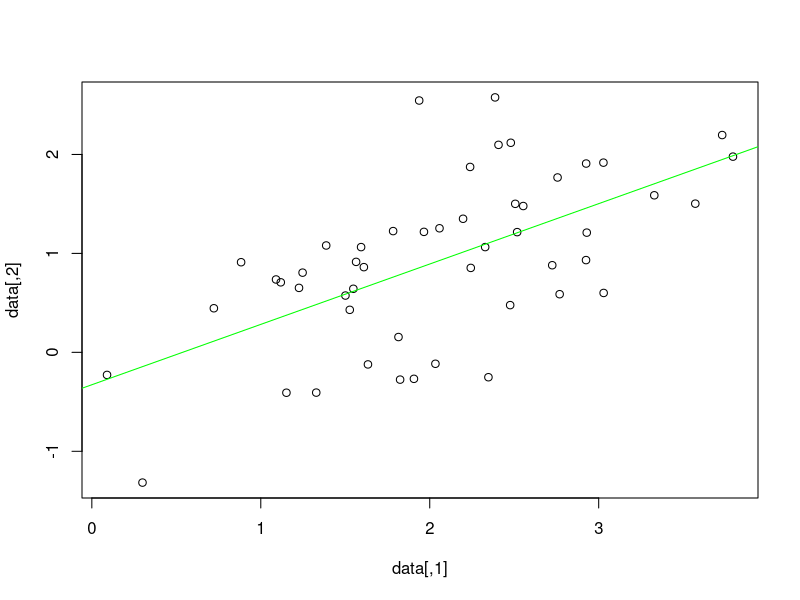
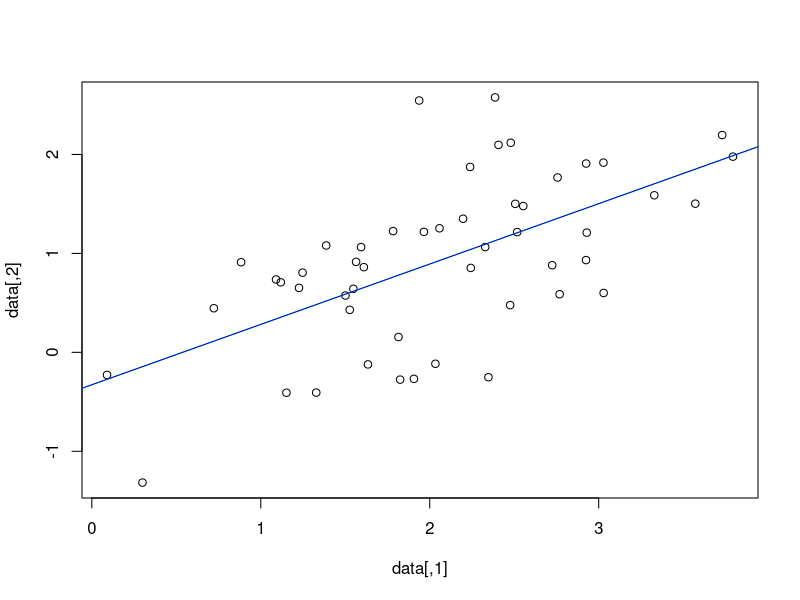
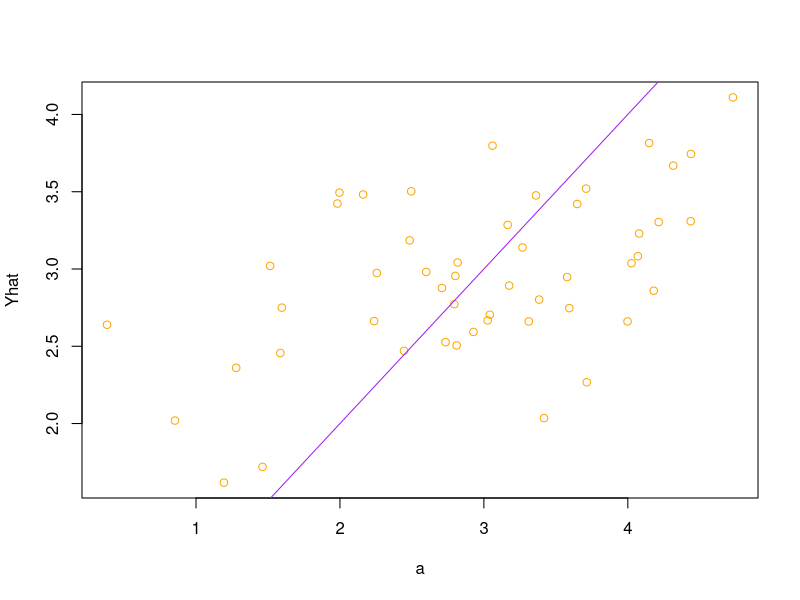

The R source for these figures, in order: (Note: this script raises an error after producing the figures.)
## Week 4 - Homework

# ----> Question 1 and 2 

# As we have seen in class, the problem with our regression model is that
# it corresponds to the following model : Y = ßX where ß does not include 
# the intercept. Our line does not fin R line, because R tales into accont
# the intercept. 
# Thus we now want to take into account the intercept. The extended model is : 
# Y=Xaß  where Xa is the 10x2 matrix with only one in the first column 
# and whose second column equals X and ß = [ß_0 ß_1]^-(1)
# (Xa stands for X adjusted)

# We thus need to go from the object X we used in class to the objet Xa

require(MASS)

# First, we set the correlation parameter and the mean
beta = 0.5
SIGMA = matrix(c(1,beta,beta,1), ncol=2)
MU = c(2.0, 1.0)

# Second, we set the sample size
N = 50

# Third, we draw your sample
data <- mvrnorm(N, mu = MU, Sigma = SIGMA)
dim(data)
data[1:10,]
plot(data)
abline(lm(data[,2]~data[,1]), col="green")

# Now we build our regression model.
# First, we define Y and X
y <- data[, 2]
X <- data [, 1]

# Now we want to go to Xa
# To do this we will create a vector of dim 10 with only ones which we are 
# going to merge with the X vector to obtain the 2x10 matrix Xa

one <- c(rep(1, 50))
Xa <- cbind(one, X)

# Now we can use the formula and do the computations. Instead of giving a 
# single value for beta, it is going to be a vector with 
# 2 components : ß_0 and ß_1 :

XaT = t(Xa)
XaTXa = XaT%*%Xa
invXaTXa = solve(XaTXa)
XaTy = XaT%*%y
Beta = invXaTXa %*% XaTy
Beta
Beta[2]

# Now add this line to the plot
plot(data)
abline(lm(data[,2]~data[,1]), col="green") # regression line (y~x) 
abline(a=Beta[1], b=Beta[2], col="blue")

# Now our line fits to the R line ! 

# ----> Question 3

# Now we want to draw a sample from a tri-dimensional randow variable. 
# Now we are thus defining SIGMA2 as a 3x3 variance-covariance matrix,
# and MU as a vector with 3 elements to build our data. 

beta1 = 0.5
SIGMA2 = matrix(c(1,beta,beta,beta,1,beta,beta,beta,1), ncol=3)
MU2 = c(3.0, 2.0, 1.0)
N = 50
data2 <- mvrnorm(N, mu = MU2, Sigma = SIGMA2)

# Now our model looks like : 
# y(i) = ß0 + ß1x1(i) + ß2x2(i) (where i is in [1;50])
# Thus we will draw two things from our sample: Y first, and then X which 
# is a 50x2 matrix which first columns represent the vector of x1(i) and 
# second column represent the vectors of x2(i). (To avoid repeating code 
# i use a instead of y and B instead of Xa)

a <- data2[, 1]
X1 <- data2[, 2]
X2 <- data2[, 3]
B <- cbind(one,X1, X2)

BT = t(B)
BTB = BT%*%B
invBTB = solve(BTB)
BTa = BT%*%a
BETA = invBTB %*% BTa
BETA

# We can check the fit of the model by plotting predicted a (Yhat)
# and empirical a (a) on the same plot

Yhat <- B %*% BETA 

plot(a, Yhat, type="p", col="orange")
abline(a=0, b=1, col="purple")

# It is not super fitted but this was random draws so we should not
# be expected a great fitting ! 


# ----> Question 4

# We want to write a function that works like this : 
  # INPUT : MU, SIGMA, N 
  # PROCESS : using them to a) build a sample b) from which we draw 
  # one vector (Y) and a matrix X c) make the computations 
  # OUTPUT : beta 
# So, first, we can see that Beta is always defined as 
# beta <- solve(t(X) %*% X) %*% t(X) %*% Y
# We are going to use this in the output.

# We define first our variables : 

I <- 5 
beta <- runif(1)
Mu <- rep(0, i)
Sig <- matrix(0, ncol=5, nrow=5, byrow=T)
n <- sample(100:200, 1)

for(j in (1:I)) {
  Mu[j] <- sample(1:6, 1)
}
Mu

for(k in 1:I){
for(s in 1:I){
    if(k == s){
      Sig[k, s] <- 1
    } else{
      Sig[k, s] <- beta
    }
  }
}
Sig

# Now we have Mu, Sigma and n and we will be able to plug them into 
# a function. 

reg <- function(n, Mu, Sig){
  data <- mvrnorm(n, mu = Mu, Sigma = Sig)
  Y <- data[,2]
  X <- data[,1]
  beta <- solve(t(X) %*% X) %*% t(X) %*% Y
  return(beta)
}

reg(50, c(2.0, 1.0), SIGMA)

# Question : I do not get why when I define the function differently by
# setting : Y <- data[,1] and X <- data[,2] I get results that are larger 
# than 1 … Do you have a clue ?

# Now I think I can be better in two ways : 
# --> 1) create a function of beta that output the variance-covariance matrix

varmat <- function(beta){
  varmat <- matrix(0, ncol=5, nrow=5, byrow=T)
  for(k in 1:I){
    for(s in 1:I){
      if(k == s){
        varmat[k, s] <- 1
      } else{
        varmat[k, s] <- beta
      }
    }
  }
  return(varmat)
}

varmat(0.5)
s <- varmat(0.5)
s

# Finally, I might get along with functions ! 
# Now I will try to write again the function reg using the function : 

######### comment
# you need to define x! or beta as above
# Also, your varmat funciton returns a covariance matrix
# of dimension 5, which doesn't match your mu
#reg1 <- function(n, Mu, varmat=function(x) x){
reg1 <- function(n, Mu, beta=0.1, varmat=function(x) x){
  #data <- mvrnorm(n, mu = Mu, Sigma = varmat(x))
  varmat(beta)
  data <- mvrnorm(n, mu = Mu, Sigma = varmat(beta))
  Y <- data[,2]
  X <- data[,1]
  beta <- solve(t(X) %*% X) %*% t(X) %*% Y
  return(beta)
}

reg1(50, c(2.0,1.0), 0.5)

# It does not work :( I tried to change several things in the syntax but I did 
# not success to make the reg1 function work ! I tried : 

reg11 <- function(n, Mu, varmat=function(x) x){
  S <- varmat(x)
  data <- mvrnorm(n, mu = Mu, Sigma = S)
  Y <- data[,2]
  X <- data[,1]
  beta <- solve(t(X) %*% X) %*% t(X) %*% Y
  return(beta)
}

# --> 2) with the function reg I have created, I am again not taking 
# into account the intercept. I am going to take the first reg function
# and just add a line : 

one <- c(rep(1, n))

reg2 <- function(n, Mu, Sig){
  data <- mvrnorm(n, mu = Mu, Sigma = Sig)
  Y <- data[,2]
  x <- data[,1]
  X <- cbind(one,x)
  beta <- solve(t(X) %*% X) %*% t(X) %*% Y
  return(beta)
}

reg2(50, c(2.0,1.0), SIGMA)

# Again it works since we obtain a vector for ß !
